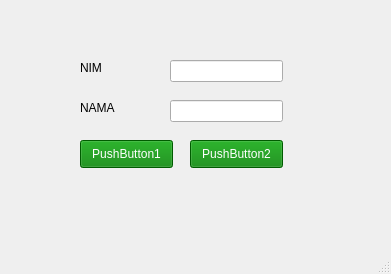
<?xml version="1.0" encoding="UTF-8"?>
<ui version="4.0">
 <class>MainWindow</class>
 <widget class="QMainWindow" name="MainWindow">
  <property name="geometry">
   <rect>
    <x>0</x>
    <y>0</y>
    <width>391</width>
    <height>274</height>
   </rect>
  </property>
  <property name="windowTitle">
   <string>MainWindow</string>
  </property>
  <widget class="QWidget" name="centralwidget">
   <widget class="QLabel" name="label">
    <property name="geometry">
     <rect>
      <x>80</x>
      <y>60</y>
      <width>55</width>
      <height>16</height>
     </rect>
    </property>
    <property name="text">
     <string>NIM</string>
    </property>
   </widget>
   <widget class="QLabel" name="label_2">
    <property name="geometry">
     <rect>
      <x>80</x>
      <y>100</y>
      <width>55</width>
      <height>16</height>
     </rect>
    </property>
    <property name="text">
     <string>NAMA</string>
    </property>
   </widget>
   <widget class="QLineEdit" name="lineEdit">
    <property name="geometry">
     <rect>
      <x>170</x>
      <y>60</y>
      <width>113</width>
      <height>22</height>
     </rect>
    </property>
   </widget>
   <widget class="QLineEdit" name="lineEdit_2">
    <property name="geometry">
     <rect>
      <x>170</x>
      <y>100</y>
      <width>113</width>
      <height>22</height>
     </rect>
    </property>
   </widget>
   <widget class="QPushButton" name="pushButton">
    <property name="geometry">
     <rect>
      <x>80</x>
      <y>140</y>
      <width>93</width>
      <height>28</height>
     </rect>
    </property>
    <property name="styleSheet">
     <string notr="true">QPushButton {
    background-color: green;
    color: white;
}
</string>
    </property>
    <property name="text">
     <string>PushButton1</string>
    </property>
   </widget>
   <widget class="QPushButton" name="pushButton_2">
    <property name="geometry">
     <rect>
      <x>190</x>
      <y>140</y>
      <width>93</width>
      <height>28</height>
     </rect>
    </property>
    <property name="styleSheet">
     <string notr="true">QPushButton {
    background-color: green;
    color: white;
}
</string>
    </property>
    <property name="text">
     <string>PushButton2</string>
    </property>
   </widget>
  </widget>
  <widget class="QMenuBar" name="menubar">
   <property name="geometry">
    <rect>
     <x>0</x>
     <y>0</y>
     <width>391</width>
     <height>26</height>
    </rect>
   </property>
  </widget>
  <widget class="QStatusBar" name="statusbar"/>
 </widget>
 <resources/>
 <connections/>
</ui>
